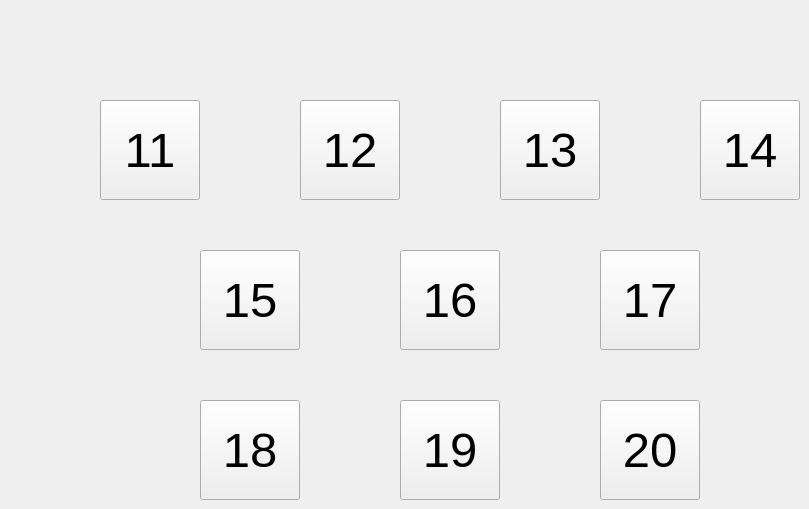
   <widget class="QWidget" name="page_2">
    <widget class="QPushButton" name="Pigsty_12">
     <property name="geometry">
      <rect>
       <x>300</x>
       <y>100</y>
       <width>100</width>
       <height>100</height>
      </rect>
     </property>
     <property name="font">
      <font>
       <pointsize>37</pointsize>
      </font>
     </property>
     <property name="styleSheet">
      <string notr="true"/>
     </property>
     <property name="text">
      <string>12</string>
     </property>
    </widget>
    <widget class="QPushButton" name="Pigsty_14">
     <property name="geometry">
      <rect>
       <x>700</x>
       <y>100</y>
       <width>100</width>
       <height>100</height>
      </rect>
     </property>
     <property name="font">
      <font>
       <pointsize>37</pointsize>
      </font>
     </property>
     <property name="styleSheet">
      <string notr="true"/>
     </property>
     <property name="text">
      <string>14</string>
     </property>
    </widget>
    <widget class="QPushButton" name="Pigsty_13">
     <property name="geometry">
      <rect>
       <x>500</x>
       <y>100</y>
       <width>100</width>
       <height>100</height>
      </rect>
     </property>
     <property name="font">
      <font>
       <pointsize>37</pointsize>
      </font>
     </property>
     <property name="styleSheet">
      <string notr="true"/>
     </property>
     <property name="text">
      <string>13</string>
     </property>
    </widget>
    <widget class="QPushButton" name="Pigsty_17">
     <property name="geometry">
      <rect>
       <x>600</x>
       <y>250</y>
       <width>100</width>
       <height>100</height>
      </rect>
     </property>
     <property name="font">
      <font>
       <pointsize>37</pointsize>
      </font>
     </property>
     <property name="styleSheet">
      <string notr="true">;</string>
     </property>
     <property name="text">
      <string>17</string>
     </property>
    </widget>
    <widget class="QPushButton" name="Pigsty_11">
     <property name="geometry">
      <rect>
       <x>100</x>
       <y>100</y>
       <width>100</width>
       <height>100</height>
      </rect>
     </property>
     <property name="font">
      <font>
       <pointsize>37</pointsize>
      </font>
     </property>
     <property name="styleSheet">
      <string notr="true"/>
     </property>
     <property name="text">
      <string>11</string>
     </property>
    </widget>
    <widget class="QPushButton" name="Pigsty_15">
     <property name="geometry">
      <rect>
       <x>200</x>
       <y>250</y>
       <width>100</width>
       <height>100</height>
      </rect>
     </property>
     <property name="font">
      <font>
       <pointsize>37</pointsize>
      </font>
     </property>
     <property name="styleSheet">
      <string notr="true"/>
     </property>
     <property name="text">
      <string>15</string>
     </property>
    </widget>
    <widget class="QPushButton" name="Pigsty_18">
     <property name="geometry">
      <rect>
       <x>200</x>
       <y>400</y>
       <width>100</width>
       <height>100</height>
      </rect>
     </property>
     <property name="font">
      <font>
       <pointsize>37</pointsize>
      </font>
     </property>
     <property name="styleSheet">
      <string notr="true">;</string>
     </property>
     <property name="text">
      <string>18</string>
     </property>
    </widget>
    <widget class="QPushButton" name="Pigsty_19">
     <property name="geometry">
      <rect>
       <x>400</x>
       <y>400</y>
       <width>100</width>
       <height>100</height>
      </rect>
     </property>
     <property name="font">
      <font>
       <pointsize>37</pointsize>
      </font>
     </property>
     <property name="styleSheet">
      <string notr="true"/>
     </property>
     <property name="text">
      <string>19</string>
     </property>
    </widget>
    <widget class="QPushButton" name="Pigsty_16">
     <property name="geometry">
      <rect>
       <x>400</x>
       <y>250</y>
       <width>100</width>
       <height>100</height>
      </rect>
     </property>
     <property name="font">
      <font>
       <pointsize>37</pointsize>
      </font>
     </property>
     <property name="styleSheet">
      <string notr="true"/>
     </property>
     <property name="text">
      <string>16</string>
     </property>
    </widget>
    <widget class="QPushButton" name="Pigsty_20">
     <property name="geometry">
      <rect>
       <x>600</x>
       <y>400</y>
       <width>100</width>
       <height>100</height>
      </rect>
     </property>
     <property name="font">
      <font>
       <pointsize>37</pointsize>
      </font>
     </property>
     <property name="styleSheet">
      <string notr="true"/>
     </property>
     <property name="text">
      <string>20</string>
     </property>
    </widget>
   </widget>
